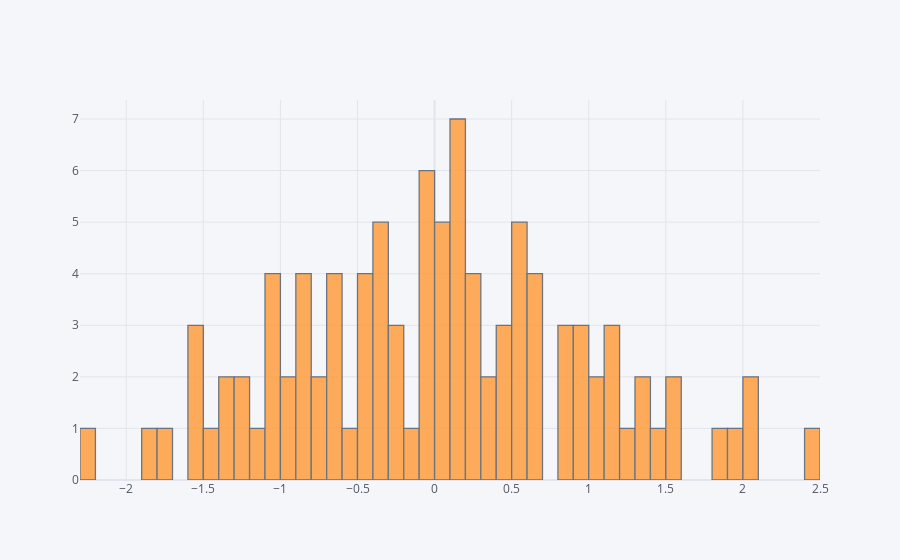

Write notebook code for a chart like this one.
### Code cell
df['A'].iplot(kind='hist', bins=50)

### Figure 1 — Plotly figure (JSON) as saved in the notebook; plotly's stock layout.template omitted (floating-point values rounded to 4 significant figures)
{"data": [{"histfunc": "count", "histnorm": "", "marker": {"color": "rgba(255, 153, 51, 1.0)", "line": {"color": "#4D5663", "width": 1.3}}, "name": "A", "nbinsx": 50, "opacity": 0.8, "orientation": "v", "type": "histogram", "x": [-0.3338, 0.1645, -1.33, -0.2962, 0.3853, -0.6176, 1.278, -0.03073, -1.723, 0.001263, -0.6812, 0.4046, 0.1735, 0.3088, 0.9821, -0.3151, 0.1875, 1.494, -1.516, -1.898, -1.281, 0.9295, 0.1247, -1.248, 1.87, 0.02277, 0.2152, 0.8639, -1.099, 0.449, -0.7492, 2.019, -1.563, 1.918, 0.4123, 2.401, -0.8041, -0.002011, 0.5503, -0.9508, 0.598, 0.2456, 1.198, 0.2436, -1.093, -0.318, 0.6022, -0.37, 1.018, -1.062, -0.8876, 1.186, -0.4962, 0.1717, 0.09235, -0.9669, -0.2864, -0.422, 0.5233, 0.8526, -0.3771, -0.8416, -0.64, 0.5355, 2.075, -0.4569, -1.069, -0.4975, 0.99, -0.01246, 1.33, -1.316, 0.1943, -0.1018, 0.2763, 0.09512, -1.105, 1.527, -0.07933, 1.186, -2.273, 1.552, 0.6282, 0.1334, -0.8712, 0.6393, -0.52, 0.8081, -0.7255, 1.038, 0.5835, -0.02525, 1.305, -0.0148, -0.6909, 0.07675, 0.6464, -0.2644, -1.513, -1.486]}], "layout": {"barmode": "overlay", "legend": {"bgcolor": "#F5F6F9", "font": {"color": "#4D5663"}}, "paper_bgcolor": "#F5F6F9", "plot_bgcolor": "#F5F6F9", "title": {"font": {"color": "#4D5663"}}, "xaxis": {"gridcolor": "#E1E5ED", "showgrid": true, "tickfont": {"color": "#4D5663"}, "title": {"font": {"color": "#4D5663"}, "text": ""}, "zerolinecolor": "#E1E5ED"}, "yaxis": {"gridcolor": "#E1E5ED", "showgrid": true, "tickfont": {"color": "#4D5663"}, "title": {"font": {"color": "#4D5663"}, "text": ""}, "zerolinecolor": "#E1E5ED"}}}
